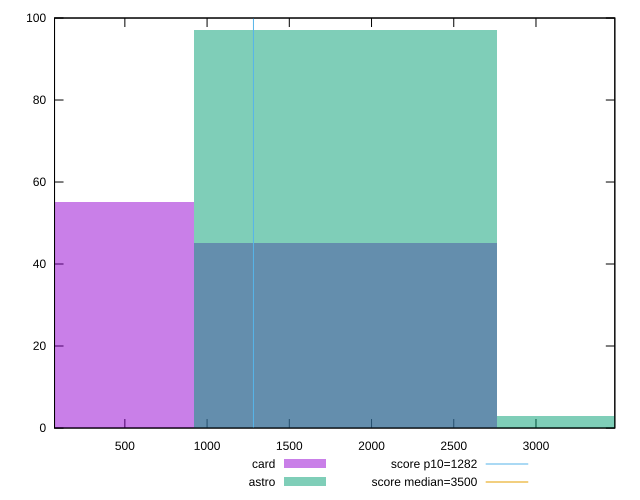

This chart was generated by the following gnuplot code:
reset

$card <<EOF
0 55
1843.3549467592331 45
EOF

$astro <<EOF
1843.3549467592331 97
3686.7098935184663 3
EOF

set key outside below
set boxwidth 1843.3549467592331
set xrange [72.41199999999998:3479.4199999999983]
set yrange [0:100]
set trange [0:100]
set style fill transparent solid 0.5 noborder

set parametric
set terminal svg size 640, 500 enhanced background rgb 'white'
set output "reports/report_00028_2021-02-24T12-49-42.674Z/bootup-time/comparison/histogram/2_vs_3.svg"

plot $card title "card" with boxes, \
     $astro title "astro" with boxes, \
     1282,t title "score p10=1282", \
     3500,t title "score median=3500"

reset
